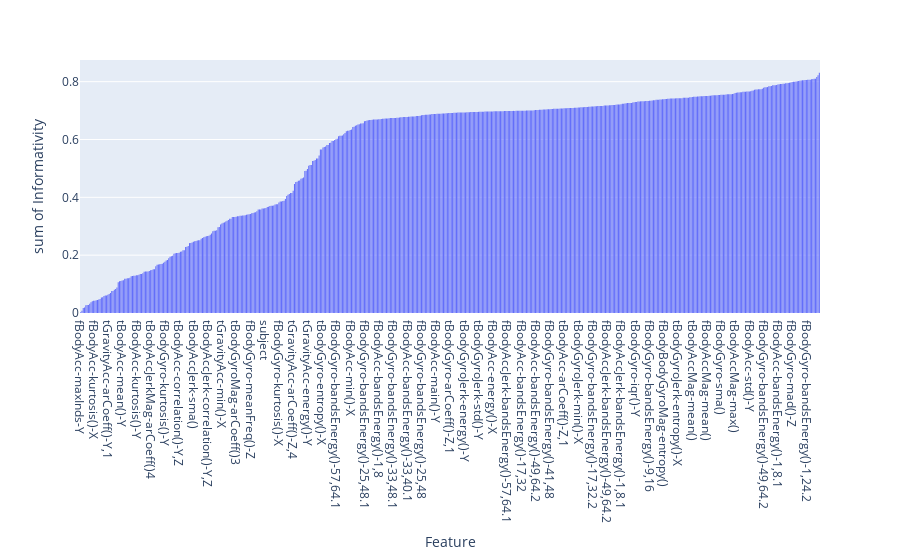

Notebook code for this chart:
### Code cell
px.histogram(spearman, x='Feature', y='Informativity')

### Figure 1 — Plotly figure (JSON) as saved in the notebook; plotly's stock layout.template omitted (floating-point values rounded to 4 significant figures; data arrays with more than 128 entries replaced by an {"elided": "..."} marker saying what was removed)
{"data": [{"alignmentgroup": "True", "bingroup": "x", "histfunc": "sum", "hovertemplate": "Feature=%{x}<br>sum of Informativity=%{y}<extra></extra>", "legendgroup": "", "marker": {"color": "#636efa"}, "name": "", "offsetgroup": "", "orientation": "v", "showlegend": false, "type": "histogram", "x": {"elided": "571 str values"}, "xaxis": "x", "y": {"elided": "571 float values"}, "yaxis": "y"}], "layout": {"barmode": "relative", "legend": {"tracegroupgap": 0}, "margin": {"t": 60}, "xaxis": {"anchor": "y", "domain": [0, 1], "title": {"text": "Feature"}}, "yaxis": {"anchor": "x", "domain": [0, 1], "title": {"text": "sum of Informativity"}}}}
